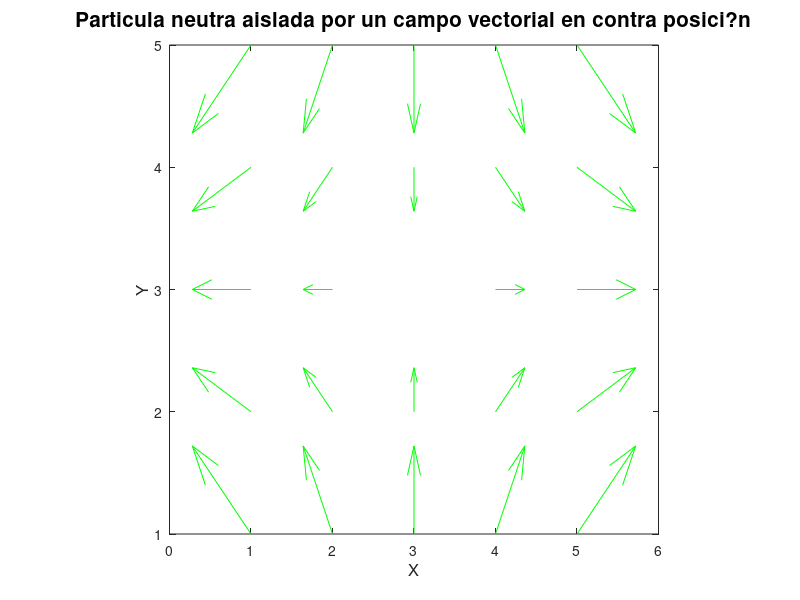
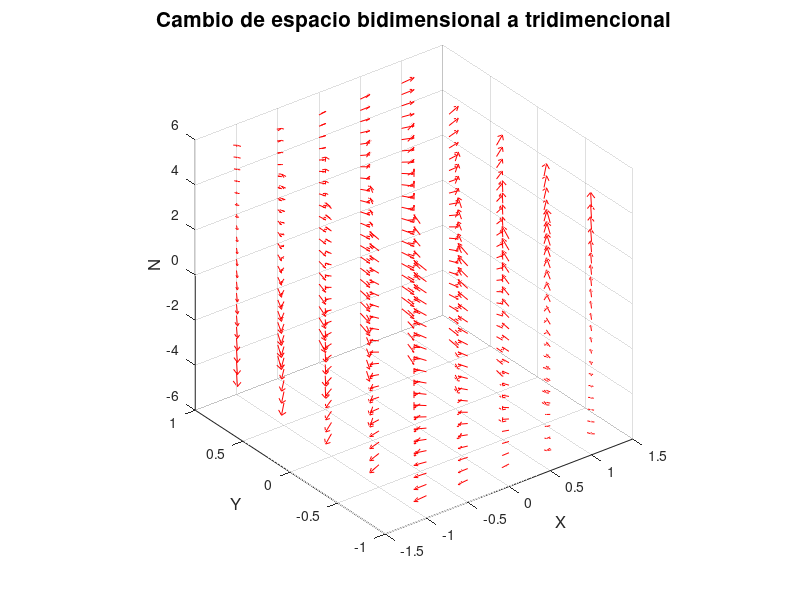
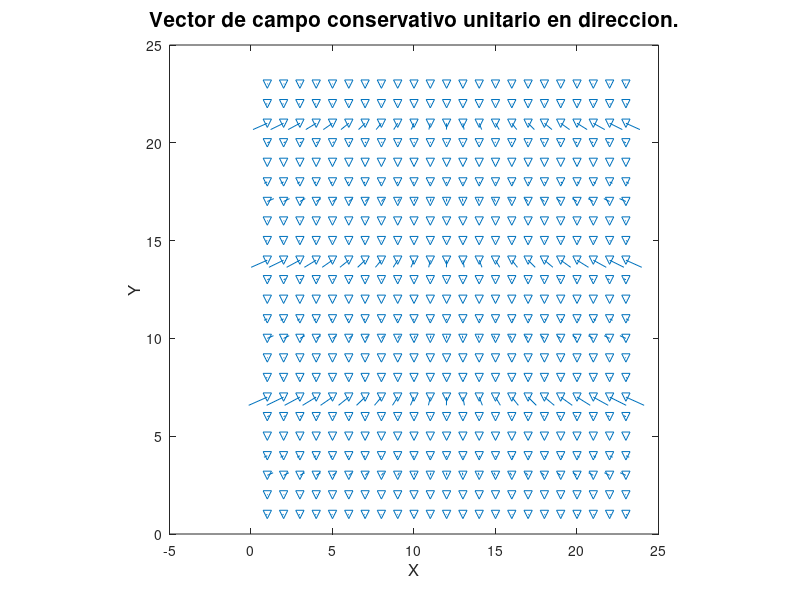
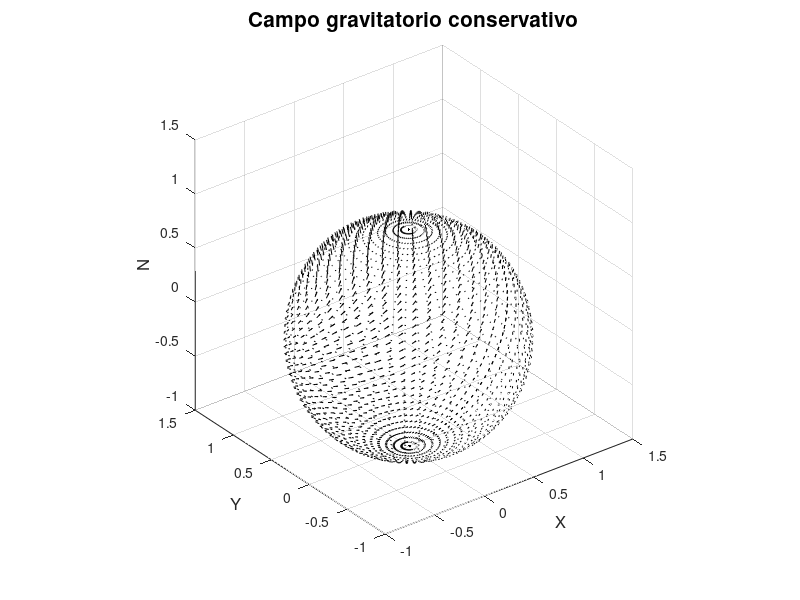

Here is the MATLAB script that generated these plots, in order:
%Graficas de un campo vectorial conservador.

%%
%1) Sea la funcion vectorial v=xi-yj
%Se construye el vector con los prametros de integraci?n.
[x, y] = meshgrid(-1:0.5:1, -1:0.5:1); %Rango de amplifaci?n 
u=x; %va en la direccion de x
v=-y; %va en la direccion de y 
xlabel('X', 'FontSize', 12)
ylabel('Y', 'FontSize', 12)
zlabel('N', 'FontSize', 12)
figure(1);
grid on;
quiver(u, v, 'g'), axis square %Centra los ejes de manera cuadrada.
%Otorga la direcci?n en funci?n de las variables que se estan planteando.
title('Particula neutra aislada por un campo vectorial en contra posici?n', 'FontSize', 15);

%-->Campo vectorial visualizado en tres dimensiones. (Se hace la
%transformaci?n de R^2 a R^3).
%1.1) Sea la funci?n vectorial v=xi-yj+zk
[x, y, z] = meshgrid(-1:0.5:1, -1:0.5:1, -5:0.5:5); %Usando parametros en x, y, dejando libre a z.
u=x;
v=-y;
w=z;
xlabel('X', 'FontSize', 12)
ylabel('Y', 'FontSize', 12)
zlabel('N', 'FontSize', 12)
figure(2);
grid on;
quiver3(x, y, z, u, v, w, 'r'), axis square %Centra los ejes de manera cuadrada.
%Otorga la direcci?n en funci?n de las variables que se estan planteando.
title('Cambio de espacio bidimensional a tridimencional', 'FontSize', 15);

%%
%2). Sea el vector dado v=(3x^2-y^2)i+(3-4xy)j
[x, y] = meshgrid(-10:0.9:10, -10:0.9:10); %Rango de amplifaci?n
x=tan(y)*x;
u=3*x^2-y^2; %va en la direccion de x
v=3-4*x*y^2; %va en la direccion de y 
xlabel('X', 'FontSize', 12)
ylabel('Y', 'FontSize', 12)
zlabel('N', 'FontSize', 12)
figure(3);
grid on;
quiver(u, v,'v'), axis square %Centra los ejes de manera cuadrada.
%Otorga la direcci?n en funci?n de las variables que se estan planteando.
title('Vector de campo conservativo unitario en direccion.', 'FontSize', 15);

%%
%3). Sea el vector dado v=(2ye^2x+e^2)i+(3ze^3y+e^2x)j+(xe^2+e^3y)k
[x, y, z] = meshgrid(-1:0.05:1, -1:0.05:1, -1:0.05:1); %Usando parametros en x, y, dejando libre a z.
[x, y, z]=sphere(50);
u=(2*y.*exp(2*x))+(exp(2));
v=(3*z.*exp(3*y))+(exp(2*x));
w=(x*exp(2))+(exp(3*y));
colormap ('winter')
xlabel('X', 'FontSize', 12)
ylabel('Y', 'FontSize', 12)
zlabel('N', 'FontSize', 12)
figure(4);
grid on;
quiver3(x, y, z, u, v, w, 'k'), axis square %Centra los ejes de manera cuadrada.
%Otorga la direcci?n en funci?n de las variables que se estan planteando.
title('Campo gravitatorio conservativo', 'FontSize', 15);

%%
%4) Sea el vector dado v=(2xy)i+(x^2)j
[x, y] = meshgrid(-5:0.5:5, -5:0.5:5); %Rango de amplifaci?n
%---->X=tiempo, Y=Factor de durabilidad del material.
z=cos(x)*y+sin(y)*x;% caso 1: equilibrio entre tiempo y durabilidad.
%z=(cos(x)*x)-sin(y);% caso 2: mayor tiempo en ambiente, menor durabilidad.
%z=-cos(x)+sin(y)*y;% caso 3: menor tiempo en ambiente, mayor durabilidad.
%z=cos(x)+sin(y);% caso 4: Condiciones ideales, situaci?n ideal.
%z=cos(x)*y+sin(y)*x; % caso 5: intercambio equivalente, forzar la situacion.
%---->Ecuanci?n R(t); t es la variable de temperatura oscilante constante.
u=2*x*y; %va en la direccion de x
v=x^2; %va en la direccion de y 
xlabel('X', 'FontSize', 12)
ylabel('Y', 'FontSize', 12)
zlabel('N', 'FontSize', 12)
figure(5);
grid on;
quiver(u, v), axis square %Centra los ejes de manera cuadrada.
%Otorga la direcci?n en funci?n de las variables que se estan planteando.
mesh(x,y,z) %dibuja el contorno de la superficie.
title('Campo conservativo formado de particulas alineadas.', 'FontSize', 15);